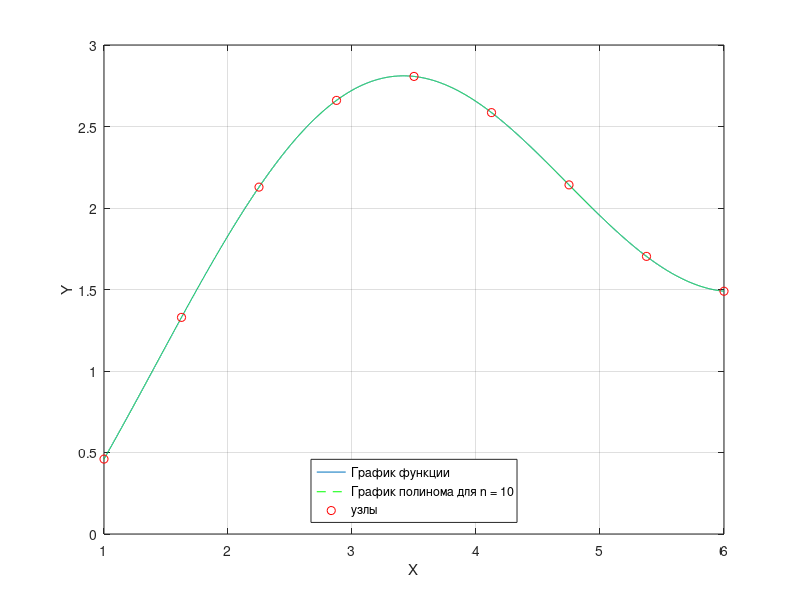
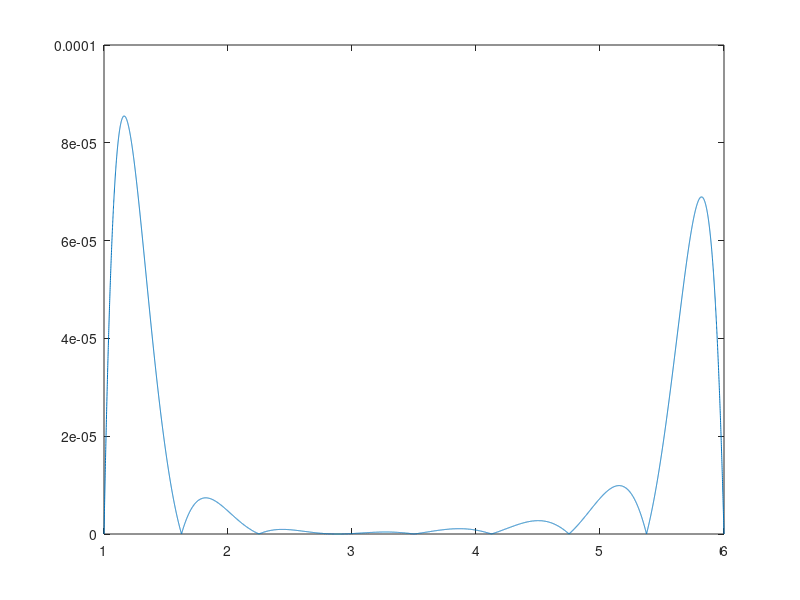

MATLAB code for these plots, in order: (Note: this script raises an error after producing the figures.)
table = dlmread("output.txt");

%Считываем данные
x1h = table(:,1);
y1h = table(:,2);
x1chebish = table(:,3);
y1chebish = table(:,4);

x2h = table(:,5);
y2h = table(:,6);
x2chebish = table(:,7);
y2chebish = table(:,8);

tablePoints = dlmread("outputPoints.txt");
xx1 = tablePoints(:,1);
yy1 = tablePoints(:,2);
N1h = tablePoints(:,3);
N1chebish = tablePoints(:,4);
xx2 = tablePoints(:,5);
yy2 = tablePoints(:,6);
N2h = tablePoints(:,7);
N2chebish = tablePoints(:,8);


%Строим разности 
yy1hdif = abs(N1h-yy1);
yy1chebishdif = abs(N1chebish-yy1);

yy2hdif = abs(N2h-yy2);
yy2chebishdif = abs(N2chebish-yy2);


%Строим графики

%1h
figure;
plot(xx1, yy1);
hold on
plot(xx1, N1h, "--g");
plot(x1h, y1h, "or");
grid on;
xlabel("X");
ylabel("Y");
legend("График функции", "График полинома для n = 10", "узлы", "Location", "south")

figure;
plot(xx1, yy1hdif)
hold on;
plot(xx1, abs(f1(xx1)-N1h), "--r");
xlabel("X");
ylabel("Величина ошибки");
legend("График поточечной ошибки", "Теоретическая ошибка для n = 10 узлов")



%1chebish
figure;
plot(xx1, yy1);
hold on
plot(xx1, N1chebish, "--g");
plot(x1chebish, y1chebish, "or");
grid on;
xlabel("X");
ylabel("Y");
legend("График функции", "График полинома для n = 10", "узлы", "Location", "south")

figure;
plot(xx1, yy1chebishdif)
hold on;
plot(xx1, abs(f1(xx1)-N1chebish), "--r");
xlabel("X");
ylabel("Величина ошибки");
legend("График поточечной ошибки", "Теоретическая ошибка для n = 10 узлов")

%2h
figure;
plot(xx2, yy2);
hold on
plot(xx2, N2h, "--g");
plot(x2h, y2h, "or");
grid on;
xlabel("X");
ylabel("Y");
legend("График функции", "График полинома для n = 10", "узлы", "Location", "south")

figure;
plot(xx2, yy2hdif)
hold on;
plot(xx2, abs(f2(xx2)-N2h), "--r");
xlabel("X");
ylabel("Величина ошибки");
legend("График поточечной ошибки", "Теоретическая ошибка для n = 10 узлов")

%2chebish
figure;
plot(xx2, yy2);
hold on
plot(xx2, N2chebish, "--g");
plot(x2chebish, y2chebish, "or");
grid on;
xlabel("X");
ylabel("Y");
legend("График функции", "График полинома для n = 10", "узлы", "Location", "south")

figure;
plot(xx2, yy2chebishdif)
hold on;
plot(xx2, abs(f2(xx2)-N2chebish), "--r");
xlabel("X");
ylabel("Величина ошибки");
legend("График поточечной ошибки", "Теоретическая ошибка для n = 10 узлов")

%пункт 4

table1 = dlmread("output1.txt");

mistakeh1 = table1(:,1);
mistakeh2 = table1(:,2);
mistakechebish1 = table1(:,3);
mistakechebish2 = table1(:,4);

n = linspace(5,100,96);

figure;
semilogy(n,mistakeh1);
xlabel("n");
ylabel("Величина максимальной ошибки");
legend("График максимальной ошибки");
grid on;

figure;
semilogy(n,mistakeh2);
xlabel("n");
ylabel("Величина максимальной ошyибки");
legend("График максимальной ошибки");
grid on;

figure;
semilogy(n,mistakechebish1);
xlabel("n");
ylabel("Величина максимальной ошибки");
legend("График максимальной ошибки");
grid on;

figure;
semilogy(n,mistakechebish2);
xlabel("n");
ylabel("Величина максимальной ошибки");
legend("График максимальной ошибки");
grid on;


%исследования в точке

table2 = dlmread("output2.txt");

mistakeh1_point = table2(:,1);
mistakeh2_point = table2(:,2);
mistakechebish1_point = table2(:,3);
mistakechebish2_point = table2(:,4);

figure;
semilogy(n,mistakeh1_point);
xlabel("n");
ylabel("Величина ошибки в точке");
legend("График ошибки в точке");
title("x = 1.0024")
grid on;

figure;
semilogy(n,mistakeh2_point);
xlabel("n");
ylabel("Величина ошибки в точке");
legend("График ошибки в точке");
title("x = 1.9995")
grid on;

figure;
semilogy(n,mistakechebish1_point);
xlabel("n");
ylabel("Величина ошибки в точке");
legend("График ошибки в точке");
title("x = 1.0024")
grid on;

figure;
semilogy(n,mistakechebish2_point);
xlabel("n");
ylabel("Величина ошибки в точке");
legend("График ошибки в точке");
title("x = 1.0024") 
grid on;


function y2 = f2(x)
y2 = sign(x).*(x.^4)-18.*(x.^2) + 2;
end

function y1 = f1(x)
y1 = sqrt(x)-cos(x);
end